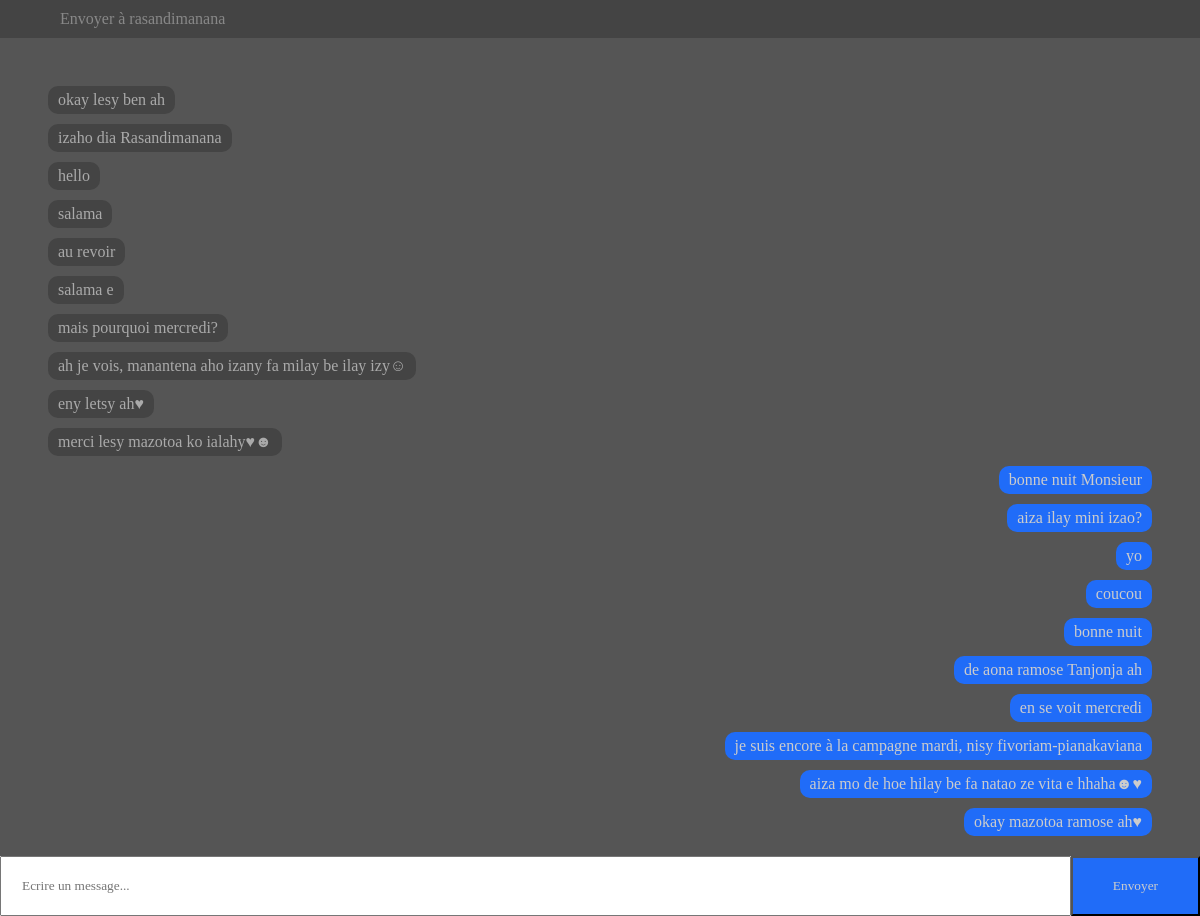
Screenshot of /chat2/ (signed in) with the database file from the repository.
### chat/models.py (models this page shows, shortened)
class Message(models.Model):
    sender = models.ForeignKey(User, on_delete=models.CASCADE,related_name="sent_messages",null=True)
    receiver = models.ForeignKey(User, on_delete=models.CASCADE,related_name="received_messages",null=True)
    message = models.CharField(max_length=150, null=True)
    date_envoye = models.DateTimeField(auto_now_add=True)
    discussion = models.ForeignKey(Discussion, on_delete=models.CASCADE,null=True)
    seen = models.BooleanField(default=False)

### chat/views.py (the view)
# urls.py: path('<int:pk>/', views.discussion, name="discussion"),
@login_required
def discussion(request,pk):
    other_user = get_object_or_404(User,pk=pk)
    global messages
    messages = Message.objects.filter(
        Q(receiver=request.user,sender=other_user)
    )
    messages.update(seen=True)
    messages = messages  | Message.objects.filter(Q(receiver=other_user,sender=request.user))
    return render(request, 'discussion.html',{"other_user":other_user, "messages":messages})

### chat/templates/discussion.html (shortened to what this page needs)
<!DOCTYPE html>
<html lang="en">
<head>
</head>
<body>
    {% load static %}
    {% if user.is_authenticated %}
    <div class="header">Envoyer à   {{other_user.username}}</div>
    <div class="messages-area">
       {% for message in messages %}
        <div class="message {% if message.sender == request.user %}right{% else %}left{% endif %}">
            <div class="content">{{message.message}}</div>
        </div>
        {% endfor%}
    </div>
    <div class="input-area">
        <input type="text" id="message-input" placeholder="Ecrire un message...">
        <button id="send-btn">Envoyer</button>
    </div>
    {% else%}
    <h3>Veuillez vous connecter</h3>
    <a href="login">Login</a>
    <a href="register">Register</a>
    {% endif %}
</body>
</html>

### chat/templates/discussion.html (style rules this page uses)
* { box-sizing: border-box; padding: 0; margin: 0; font-family: Poppins; }
body { display: flex; height: 100vh; background: rgb(199, 199, 199); flex-direction: column; }
.header { padding:10px 5% ; background: #444; color: #888; }
.messages-area { height: 100%; min-height: 20vh; overflow-y: auto; padding: 4%; background: #555; color: #999; padding-bottom: 10px; }
.input-area { display: flex; flex-direction: row; justify-content: center; }
#message-input { padding: 20px; width: 100%; }
#send-btn { padding: 20px 40px; background: rgb(32, 108, 248); color: #ccc; }
.message.left { text-align: left; color: #aaa; }
.message.right { text-align: right; color: #ccc; }
.message.right .content { background: rgb(32, 108, 248); }
.message .content { background: #444; padding: 5px 10px; border-radius: 10px; max-width: 80%; display: inline-block; margin-bottom: 10px; }

### rows the page displays
Message: message "okay lesy ben ah"
Message: message "izaho dia Rasandimanana"
Message: message "hello"
Message: message "salama"
Message: message "au revoir"
Message: message "salama e"
Message: message "mais pourquoi mercredi?"
Message: message "ah je vois, manantena aho izany fa milay be ilay izy☺"
Message: message "eny letsy ah♥"
Message: message "merci lesy mazotoa ko ialahy♥☻"
Message: message "bonne nuit Monsieur"
Message: message "aiza ilay mini izao?"
Message: message "yo"
Message: message "coucou"
Message: message "bonne nuit"
Message: message "de aona ramose Tanjonja ah"
Message: message "en se voit mercredi"
Message: message "je suis encore à la campagne mardi, nisy fivoriam-pianakaviana"
Message: message "aiza mo de hoe hilay be fa natao ze vita e hhaha☻♥"
Message: message "okay mazotoa ramose ah♥"

### other values shown
{{ other_user.username }} "rasandimanana"
